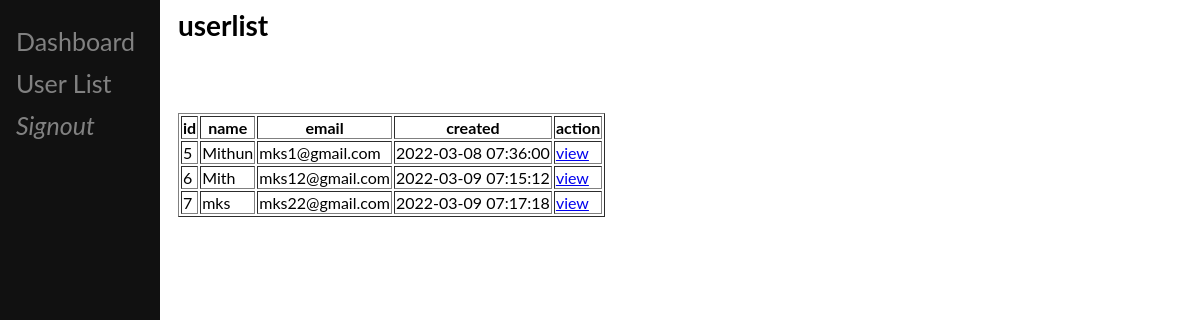
/userlist.php (signed in), run on the app's committed database.
### tables this page shows
CREATE TABLE `user` (
  `id` int(11) NOT NULL,
  `name` varchar(60) NOT NULL,
  `email` varchar(100) NOT NULL,
  `password` varchar(60) NOT NULL,
  `created` datetime NOT NULL,
  `usertype` varchar(100) NOT NULL,
  `referalcode` varchar(100) NOT NULL,
  `current_wallet` int(225) NOT NULL
);

### userlist.php (the view, shortened to what this page needs)
<?php
$servername = "localhost";
$username = "root";
$password = "";
$db = "google_drive";
$conn = new PDO("mysql:host=$servername;dbname=$db", $username, $password);
$usertype="user";
$sql =  $conn->prepare("SELECT *  FROM user WHERE usertype = '$usertype'");
$sql->execute();
$vinod =  $sql->fetchAll(PDO::FETCH_ASSOC);
?>
<html>
<head>
</head>
    <body>
    <div class="sidenav">
    <a href="admindashboard.php">Dashboard</a>
  <a href="userlist.php">User List</a>
  <i><a href="adminlogout.php">Signout</a></i>
</div>
<div class="main">
  <H4>userlist</H4>
<br>
<div>
  <?php echo "<table border='1'>
       <tr>
       <th>id</th>
       <th>name</th>
       <th>email</th>
       <th>created</th>
       <th>action</th>
</tr>";
       foreach ($vinod as $value) {
  echo "<tr>";
  echo "<td>". $value['id'] . "</td>";
  echo "<td>". $value['name'] . "</td>";
  echo "<td>". $value['email'] . "</td>";
  echo "<td>". $value['created'] . "</td>";
  echo "<td><a href='userdetails.php?id=". $value['id'] ."'>view</a></td>";
  echo "</tr>";
} ?>
</table>
  </div>
</div>
    </body>
</html>

### userlist.php (style rules this page uses)
body { font-family: "Lato", sans-serif; }
.sidenav { height: 100%; width: 160px; position: fixed; z-index: 1; top: 0; left: 0; background-color: #111; overflow-x: hidden; padding-top: 20px; }
.sidenav a { padding: 6px 8px 6px 16px; text-decoration: none; font-size: 25px; color: #818181; display: block; }
.main { margin-left: 160px; font-size: 28px; padding: 0px 10px; }

### data on the page
user: id "5", name "Mithun", email "mks1@gmail.com", created "2022-03-08 07:36:00"
user: id "6", name "Mith", email "mks12@gmail.com", created "2022-03-09 07:15:12"
user: id "7", name "mks", email "mks22@gmail.com", created "2022-03-09 07:17:18"
